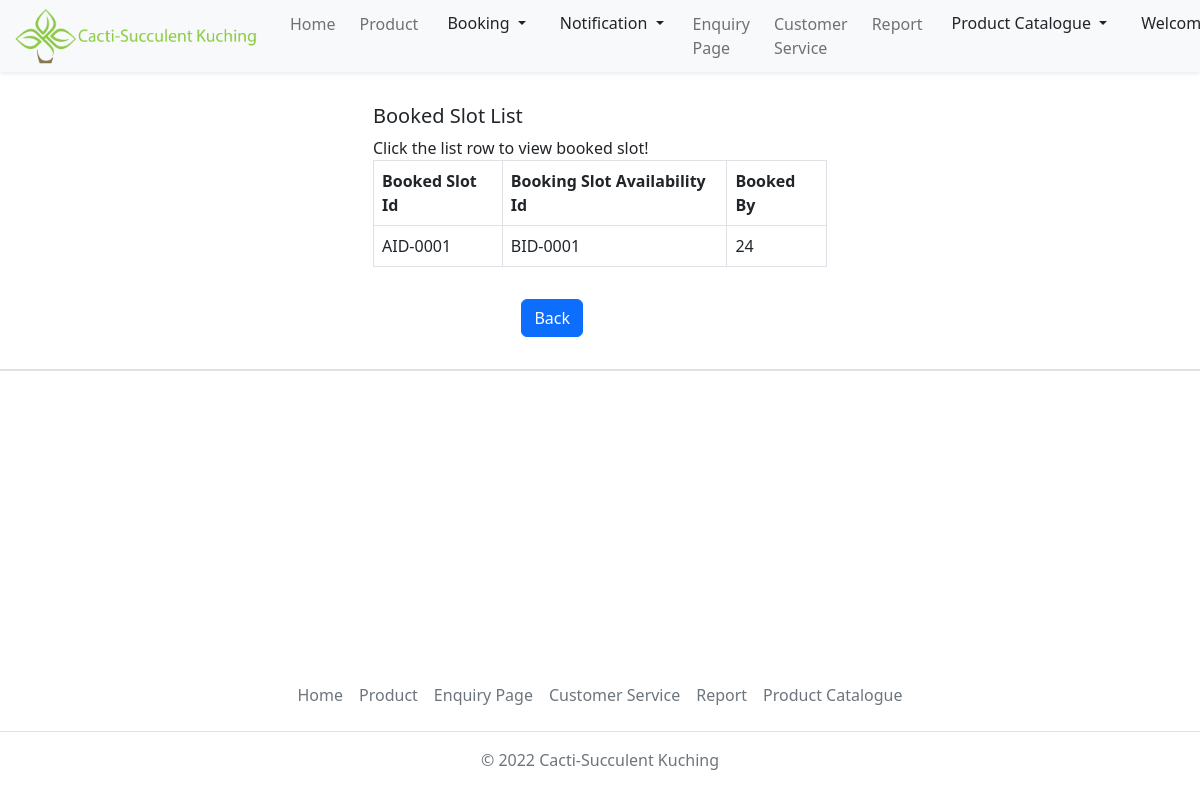
/admin/searchBookedSlot.php (signed in), run on an earlier commit of the app's database.
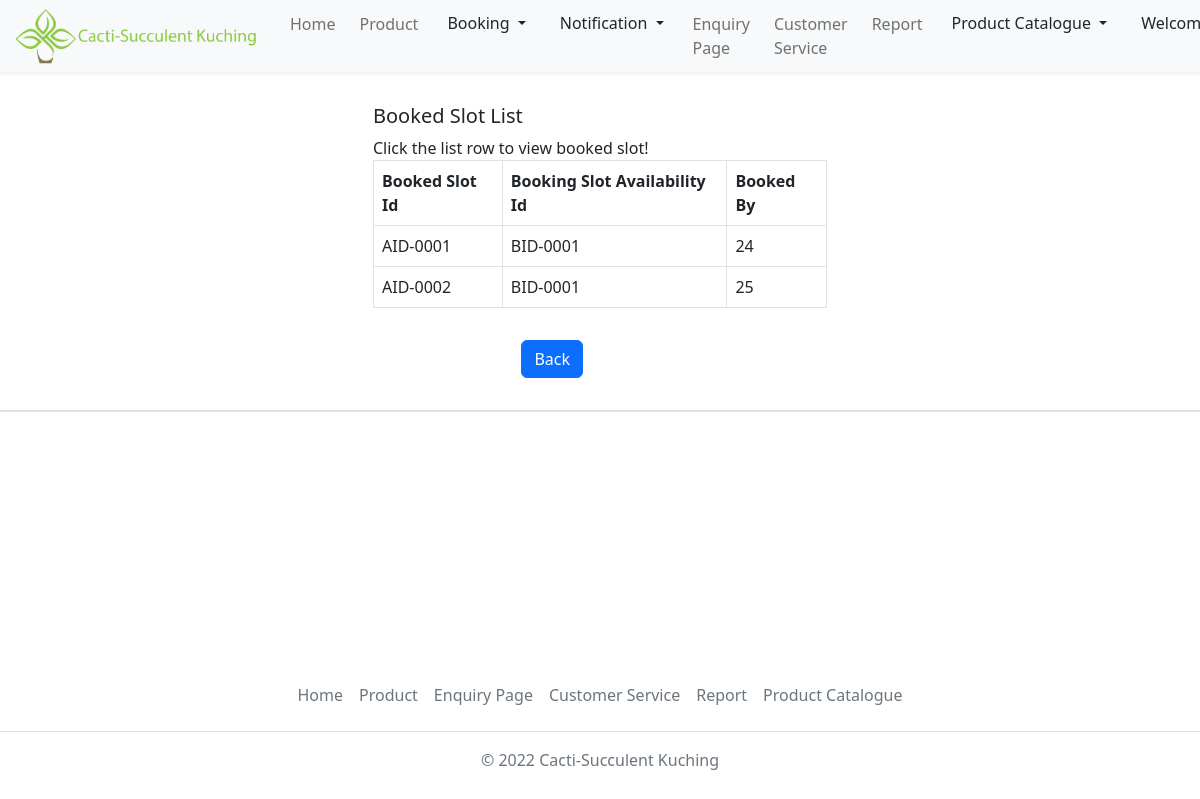
And on a later commit of the database.
### tables this page shows
CREATE TABLE `tblbookedslot` (
  `bookedSlotId` varchar(15) NOT NULL,
  `bookingSlotId` varchar(15) DEFAULT NULL,
  `bookedBy` varchar(32) DEFAULT NULL,
  `create_on` timestamp NOT NULL DEFAULT current_timestamp() ON UPDATE current_timestamp()
);

### admin/searchBookedSlot.php (the view, shortened to what the changed rows need)
<?php
    include('../Account.php');
?>
<!DOCTYPE html>
<html lang="en">
    <head>
        <link rel="stylesheet" href="..\styles\homepage.css">
        <link href="https://cdn.jsdelivr.net/npm/bootstrap@5.2.2/dist/css/bootstrap.min.css" rel="stylesheet">
    </head>
<body>
<?php
	$SQL = "SELECT * FROM tblBookedSlot";
	$Result = mysqli_query($con, $SQL);
	if(mysqli_num_rows($Result) > 0)
	{
	?>
		<div class="row">
			<div class="form-group row col-md-5 p-3 mx-auto">
         		<br/>
				<form class="contact100-form validate-form" method="POST">
					<table id="example" class="table table-bordered table-hover">
				 		<thead>
                			<tr>
            					<th>Booked Slot Id</th>
								<th>Booking Slot Availability Id</th>
								<th>Booked By</th>
           					</tr>
                  		</thead>
                		<tbody>
						<?php
							for($i = 0; $i < mysqli_num_rows($Result); $i++)
							{
								$RecRow = mysqli_fetch_array($Result);
								echo "<tr class = \"Row\"";
								if($_GET['Id'] == "E")
								echo "onclick = \"location = 'editBookedSlot.php?Id=".$RecRow['bookedSlotId']."'\"";
								else echo  "onclick = \"location = 'viewBookedSlot.php?Id=".$RecRow['bookedSlotId']."'\"";
								echo ">";
								echo "<td>".$RecRow['bookedSlotId']."</td>";
								echo "<td>".$RecRow['bookingSlotId']."</td>";
								echo "<td>".$RecRow['bookedBy']."</td>";
								echo "</tr>";
							}
						?>
					  	</tbody>
					</table>
				</form>
			</div>
		</div>
	<?php
	}
?>
</body>
</html>

What changed in the data, as far as the page shows it:
added tblbookedslot: bookedSlotId "AID-0002", bookingSlotId "BID-0001", bookedBy "25"
